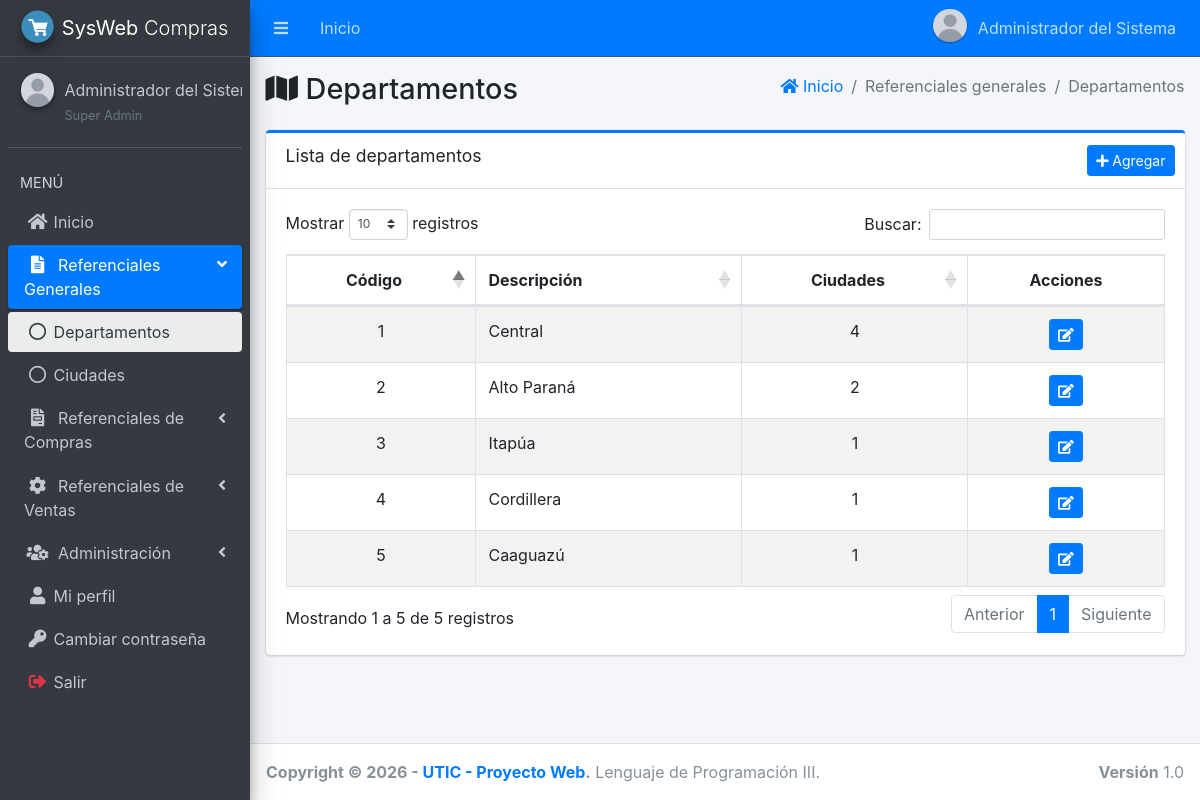
The page /main.php?module=departamento (signed in) on the database its author committed.
### tables this page shows
CREATE TABLE menu (
    id_menu   INT AUTO_INCREMENT PRIMARY KEY,
    id_padre  INT NULL COMMENT 'NULL = opción de primer nivel o grupo',
    titulo    VARCHAR(50) NOT NULL,
    icono     VARCHAR(50) NOT NULL DEFAULT 'far fa-circle',
    modulo    VARCHAR(30) NULL COMMENT 'Clave del módulo (main.php?module=...). NULL = grupo',
    orden     INT NOT NULL DEFAULT 0,
    UNIQUE KEY uk_menu_modulo (modulo),
    CONSTRAINT fk_menu_padre FOREIGN KEY (id_padre)
        REFERENCES menu (id_menu) ON UPDATE CASCADE ON DELETE CASCADE
);

CREATE TABLE departamento (
    id_departamento  INT AUTO_INCREMENT PRIMARY KEY,
    dep_descripcion  VARCHAR(60) NOT NULL,
    UNIQUE KEY uk_departamento (dep_descripcion)
);

### app/config/database.php (called while the page is built, shortened)
<?php
function db(): PDO
{
    static $pdo = null;
    if ($pdo === null) {
        $dsn = 'mysql:host=' . DB_HOST . ';port=' . DB_PORT . ';dbname=' . DB_NAME . ';charset=utf8mb4';
        try {
            $pdo = new PDO($dsn, DB_USER, DB_PASS, [
                PDO::ATTR_ERRMODE            => PDO::ERRMODE_EXCEPTION,
                PDO::ATTR_DEFAULT_FETCH_MODE => PDO::FETCH_ASSOC,
                PDO::ATTR_EMULATE_PREPARES   => false,
            ]);
            $pdo->exec("SET time_zone = '" . date('P') . "'");
        } catch (PDOException $e) {
            error_log('Error de conexión: ' . $e->getMessage());
            http_response_code(500);
            exit('No se pudo conectar con la base de datos. Verifique la configuración en config/config.php.');
        }
    }
    return $pdo;
}

### app/core/rutas.php (called while the page is built, shortened)
<?php
return [
    'start'             => ['start.php',                 'start'],
    'password'          => ['password/form.php',         'password'],
    'perfil'            => ['perfil/view.php',           'perfil'],
    'form_perfil'       => ['perfil/form.php',           'perfil'],
    'user'              => ['user/view.php',             'user'],
    'form_user'         => ['user/form.php',             'user'],
    'permisos'          => ['permisos/view.php',         'permisos'],
    'departamento'      => ['departamento/view.php',     'departamento'],
    'form_departamento' => ['departamento/form.php',     'departamento'],
    'ciudad'            => ['ciudad/view.php',           'ciudad'],
    'form_ciudad'       => ['ciudad/form.php',           'ciudad'],
    'proveedores'       => ['proveedores/view.php',      'proveedores'],
    'form_proveedores'  => ['proveedores/form.php',      'proveedores'],
    'deposito'          => ['simple/view.php',           'deposito'],
    'form_deposito'     => ['simple/form.php',           'deposito'],
    'tipo_producto'     => ['simple/view.php',           'tipo_producto'],
    'form_tipo_producto'=> ['simple/form.php',           'tipo_producto'],
    'u_medida'          => ['simple/view.php',           'u_medida'],
    'form_u_medida'     => ['simple/form.php',           'u_medida'],
    'productos'         => ['productos/view.php',        'productos'],
    'form_productos'    => ['productos/form.php',        'productos'],
    'clientes'          => ['clientes/view.php',         'clientes'],
    'form_clientes'     => ['clientes/form.php',         'clientes'],
    'compras'           => ['compras/view.php',          'compras'],
    'form_compras'      => ['compras/form.php',          'compras'],
    'detalle_compras'   => ['compras/detalle.php',       'compras'],
    'ventas'            => ['ventas/view.php',           'ventas'],
    'form_ventas'       => ['ventas/form.php',           'ventas'],
    'detalle_ventas'    => ['ventas/detalle.php',        'ventas'],
    'reporte_ventas'    => ['reporte_ventas/view.php',   'reporte_ventas'],
    'timbrado'          => ['timbrado/view.php',         'timbrado'],
    'stock'             => ['stock/view.php',            'stock'],
    'reporte_compras'   => ['reporte_compras/view.php',  'reporte_compras'],
];

### app/views/layout/content.php (called while the page is built, shortened)
<?php
[$archivo, $permiso] = $rutas[$module];
include __DIR__ . '/../' . $archivo;

### app/views/departamento/view.php (the view, shortened to what this page needs)
<?php
$filas = db()->query('SELECT d.id_departamento, d.dep_descripcion, COUNT(c.id_ciudad) AS ciudades
                      FROM departamento d LEFT JOIN ciudad c ON c.id_departamento = d.id_departamento
                      GROUP BY d.id_departamento, d.dep_descripcion
                      ORDER BY d.dep_descripcion')->fetchAll();
?>
<section class="content">
    <div class="container-fluid">
        <div class="card card-primary card-outline">
            <div class="card-header">
                <h3 class="card-title">Lista de departamentos</h3>
                <div class="card-tools">
                    <a href="main.php?module=form_departamento&amp;form=add" class="btn btn-primary btn-sm"><i class="fas fa-plus"></i> Agregar</a>
                </div>
            </div>
            <div class="card-body table-responsive">
                <table class="table table-bordered table-striped table-hover datatable">
                    <thead>
                    <tr>
                        <th class="text-center">Código</th>
                        <th>Descripción</th>
                        <th class="text-center">Ciudades</th>
                        <th class="text-center no-sort">Acciones</th>
                    </tr>
                    </thead>
                    <tbody>
                    <?php foreach ($filas as $f): ?>
                        <tr>
                            <td class="text-center"><?= (int) $f['id_departamento'] ?></td>
                            <td><?= e($f['dep_descripcion']) ?></td>
                            <td class="text-center"><?= (int) $f['ciudades'] ?></td>
                            <td class="text-center">
                                <a href="main.php?module=form_departamento&amp;form=edit&amp;id=<?= (int) $f['id_departamento'] ?>"
                                   class="btn btn-primary btn-sm" title="Modificar"><i class="fas fa-edit"></i></a>
                            </td>
                        </tr>
                    <?php endforeach; ?>
                    </tbody>
                </table>
            </div>
        </div>
    </div>
</section>

### app/views/layout/side_menu.php (shortened to what this page needs)
<?php
$items = db()->query('SELECT id_menu, id_padre, titulo, icono, modulo FROM menu ORDER BY orden, id_menu')->fetchAll();
$raiz  = [];
$hijos = [];
foreach ($items as $it) {
    if ($it['id_padre'] === null) {
        $raiz[] = $it;
    } else {
        $hijos[(int) $it['id_padre']][] = $it;
    }
}
function menu_enlace(array $it, string $modulo_actual, bool $hijo): string
{
    $activo = $it['modulo'] === $modulo_actual ? ' active' : '';
    $icono  = $hijo ? 'far fa-circle nav-icon' : 'nav-icon ' . $it['icono'];
    return '<li class="nav-item"><a href="main.php?module=' . e($it['modulo']) . '" class="nav-link' . $activo . '">'
         . '<i class="' . e($icono) . '"></i><p>' . e($it['titulo']) . '</p></a></li>';
}
?>
<aside class="main-sidebar sidebar-dark-primary elevation-4">
    <a href="main.php?module=start" class="brand-link">
        <img src="assets/img/logo.png" alt="Logo" class="brand-image img-circle elevation-3">
        <span class="brand-text font-weight-light"><b><?= e(APP_SHORT) ?></b> Compras</span>
    </a>
    <div class="sidebar">
        <div class="user-panel mt-3 pb-3 mb-3 d-flex">
            <div class="image">
                <img src="<?= e(foto_url($_SESSION['foto'] ?? null)) ?>" class="img-circle elevation-2" alt="Foto">
            </div>
            <div class="info">
                <a href="main.php?module=perfil" class="d-block"><?= e($_SESSION['nombre']) ?></a>
                <small class="text-muted"><?= e($_SESSION['rol']) ?></small>
            </div>
        </div>
        <nav class="mt-2">
            <ul class="nav nav-pills nav-sidebar flex-column" data-widget="treeview" role="menu" data-accordion="false">
                <li class="nav-header">MENÚ</li>
                <?php foreach ($raiz as $it): ?>
                    <?php if ($it['modulo'] !== null): ?>
                        <?php if (can($it['modulo'])) echo menu_enlace($it, $modulo_actual, false); ?>
                    <?php else:
                        $visibles = array_filter($hijos[(int) $it['id_menu']] ?? [], static function ($h) {
                            return can($h['modulo']);
                        });
                        $abierto = in_array($modulo_actual, array_column($visibles, 'modulo'), true);
                    ?>
                        <li class="nav-item<?= $abierto ? ' menu-open' : '' ?>">
                            <a href="#" class="nav-link<?= $abierto ? ' active' : '' ?>">
                                <i class="nav-icon <?= e($it['icono']) ?>"></i>
                                <p><?= e($it['titulo']) ?> <i class="right fas fa-angle-left"></i></p>
                            </a>
                            <ul class="nav nav-treeview">
                                <?php foreach ($visibles as $h) echo menu_enlace($h, $modulo_actual, true); ?>
                            </ul>
                        </li>
                    <?php endif; ?>
                <?php endforeach; ?>
                <li class="nav-item">
                    <a href="#" class="nav-link" data-toggle="modal" data-target="#modalSalir">
                        <i class="nav-icon fas fa-sign-out-alt text-danger"></i><p>Salir</p>
                    </a>
                </li>
            </ul>
        </nav>
    </div>
</aside>

### public/assets/css/style.css (style rules this page uses)
.user-image, .user-panel .image img, .user-header img { object-fit: cover; }

### rows shown on the page
menu: titulo "Inicio"
menu: titulo "Referenciales Generales"
menu: titulo "Departamentos"
menu: titulo "Ciudades"
menu: titulo "Referenciales de Compras"
menu: titulo "Referenciales de Ventas"
menu: titulo "Administración"
menu: titulo "Mi perfil"
menu: titulo "Cambiar contraseña"
departamento: id_departamento "2", dep_descripcion "Alto Paraná", ciudades "2"
departamento: id_departamento "5", dep_descripcion "Caaguazú", ciudades "1"
departamento: id_departamento "1", dep_descripcion "Central", ciudades "4"
departamento: id_departamento "4", dep_descripcion "Cordillera", ciudades "1"
departamento: id_departamento "3", dep_descripcion "Itapúa", ciudades "1"

### other values the page prints
$_SESSION['nombre'] "Administrador del Sistema"
APP_SHORT "SysWeb"
$_SESSION['nombre'] "Administrador del…"
$_SESSION['rol'] "Super Admin"
$titulo "Departamentos"
$texto "Referenciales generales"
$texto "Departamentos"
